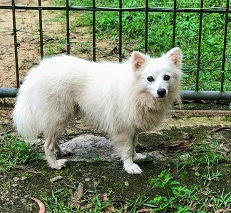
#> input picture OpenCV_code/images/dog1.jpg, 231 x 213 px
$ python geometric_transformation_translation.py
#> lines starting #> are read from the running program, lines starting #| are printed output that depends on the picture
# -*- coding: utf-8 -*-
"""

@author: abhilash
"""
#import opencv library
import cv2 as cv
import numpy as np

#read the image from computer
img = cv.imread('images/dog1.jpg')
#> img is the input picture: shape (213, 231, 3); mean B, G, R 101, 132.1, 119

#show the Actual Image
cv.imshow("Original",img)

#define the transformation matrix
trans_matrix = np.float32([[1,0,-50],[0,1,-25]])
#shifting the image
shifted_image = cv.warpAffine(img,trans_matrix,(img.shape[1],img.shape[0]))
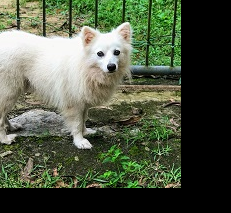
#> shifted_image: shape (213, 231, 3); mean B, G, R 68.3, 88.5, 80
#show the Shifted Image
cv.imshow("Shifted",shifted_image)

$ run again, with OpenCV_code/images/abhi1.JPG copied over OpenCV_code/images/dog1.jpg
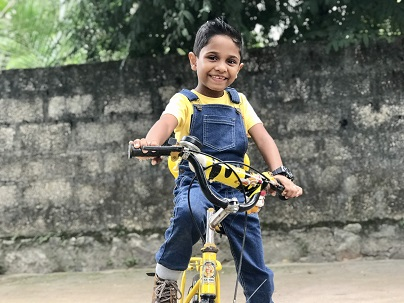
#> input picture OpenCV_code/images/abhi1.JPG, 404 x 303 px
#> img is the input picture: shape (303, 404, 3); mean B, G, R 109, 119.1, 116.7
#> `shifted_image = cv.warpAffine(img,trans_matrix,(img.shape[1],img.shape..`:
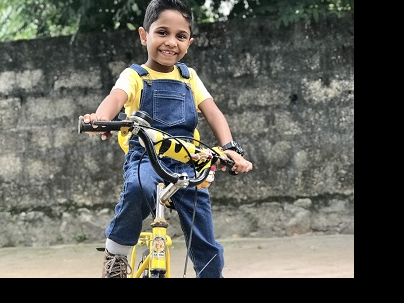
#> shifted_image: shape (303, 404, 3); mean B, G, R 87.5, 94.3, 93.7

$ run again, with OpenCV_code/images/abhi2.jpg copied over OpenCV_code/images/dog1.jpg
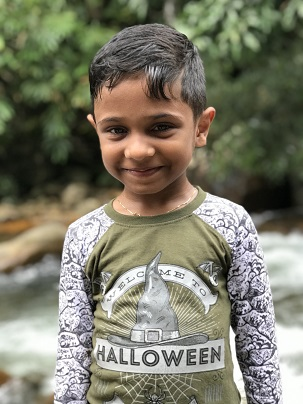
#> input picture OpenCV_code/images/abhi2.jpg, 303 x 404 px
#> img is the input picture: shape (404, 303, 3); mean B, G, R 105.3, 122.7, 124.1
#> `shifted_image = cv.warpAffine(img,trans_matrix,(img.shape[1],img.shape..`:
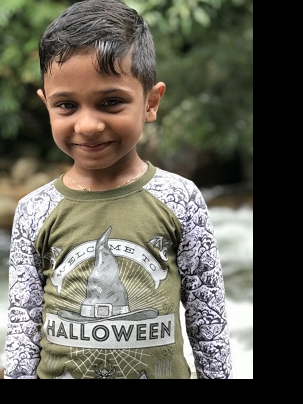
#> shifted_image: shape (404, 303, 3); mean B, G, R 85.8, 97.7, 100.4
